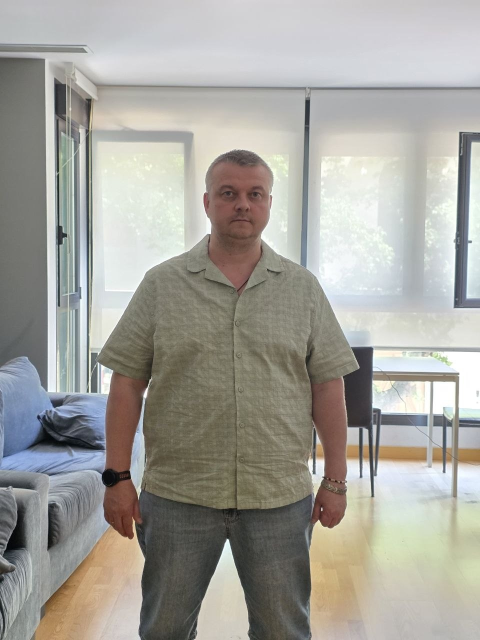
#> input picture foto1.jpg, 960 x 1280 px (shown at 1/2 size)
$ python -i cover_safe.py   (imports and definitions only)
#> lines starting #> are read from the running program, lines starting #| are printed output that depends on the picture
#> further down, picture is the input picture: PIL image 960x1280 RGB; mean R, G, B 164.5, 162.9, 156.4
#!/usr/bin/env python3
"""Безопасная раскладка надписей обложки (Евгений, 31.10.2026, по скрину сетки Instagram).

Ошибки, которые чиним:
1. Нижняя надпись (рваная полоса, крупное слово) ложилась на рот и подбородок: стояла на фиксированной
   высоте (64% кадра, низ 1590), а лицо у всех роликов на разной высоте. Теперь ищем лицо и ставим
   нижний блок СТРОГО под подбородком; не помещается — переносим весь текст НАД головой.
2. Верхняя строка залезала под значок ролика Instagram (справа вверху сетки) — «ПОСЛЕ ХЭЛЛОУИНА»,
   «АРЕНДА В ИСПАНИИ», «НЕВОЗВРАТНЫЙ БИЛЕТ», «ПОЧЕМУ ТАК». Строки в верхней полосе — не шире 640 px по центру.
3. Нижняя строка уходила под счётчик просмотров (слева внизу сетки) — «СВОБОДА?», «СЧЁТ ЗА СВЕТ?»,
   «ГЛАВНАЯ ОШИБКА». Низ любого текста — не ниже 1450.

Кадр 1080×1920. Сетка профиля Instagram и TikTok показывает 3:4 — примерно y 240–1680.
Всё сделано функциями: zones(img) → где голова и подбородок; plan(...) → куда ставить нижний блок и масштаб."""
import os, json
import numpy as np, cv2
from PIL import Image, ImageFilter, ImageEnhance

W, H = 1080, 1920
SAFE_TOP = 300        # выше режет сетка
SAFE_BOT = 1450       # ниже — счётчик просмотров и срез сетки
ICON_Y = 480          # полоса значка ролика Instagram (справа вверху сетки)
ICON_W = 600          # строки в этой полосе не шире, по центру (x 240–840; с плашкой до ~875)
GAP_HEAD = 25         # от низа надписи до макушки (волосы, кепка)
GAP_CHIN = 45         # от подбородка до верха нижнего блока
ZOOMS = (1.0,)        # уменьшение кадра (0.88, 0.78) выключено: даёт вид «окна» с размытыми краями, Евгений такое отклонял 22.10
D = os.path.dirname(os.path.abspath(__file__))


def _cascade():
    for p in (f'{D}/haar.xml', cv2.data.haarcascades + 'haarcascade_frontalface_default.xml'):
        if os.path.exists(p):
            c = cv2.CascadeClassifier(p)
            if not c.empty(): return c
    return None


def zones(pil_img):
    """Лицо на кадре: dict(found, cx, head_top, chin, eye). head_top — макушка с волосами/кепкой, chin — низ подбородка."""
    g = cv2.cvtColor(np.array(pil_img.convert('RGB').resize((W, H))), cv2.COLOR_RGB2GRAY)
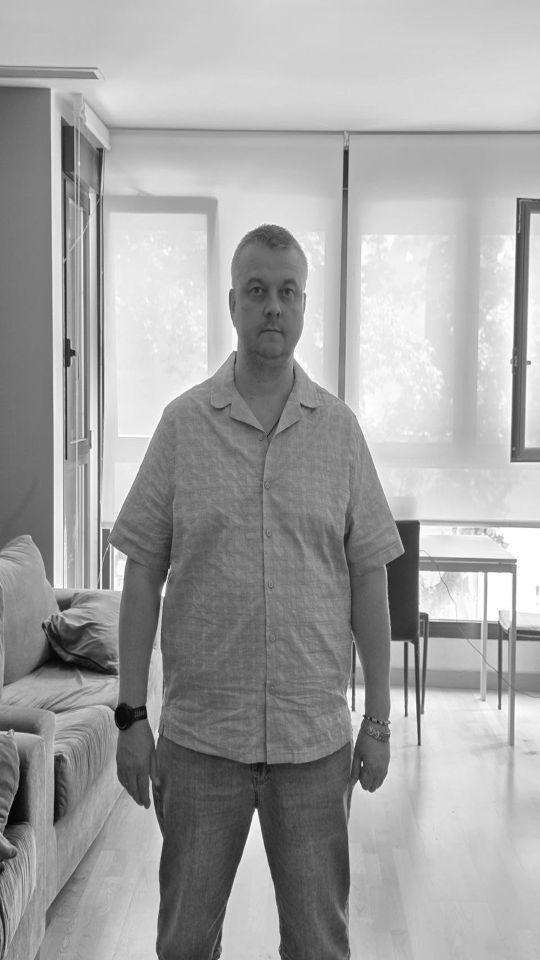
#> g: shape (1920, 1080) (shown at 1/2 size); min 0, max 255, mean 162.6
    fc = _cascade(); f = []
    if fc is not None:
        f = fc.detectMultiScale(g, 1.1, 5, minSize=(60, 60))
#> f = [[462, 520, 166, 166]]
        if not len(f): f = fc.detectMultiScale(g, 1.05, 3, minSize=(40, 40))
        # ложные «лица» в листве мелкие и по краям — берём крупное ближе к центру
        f = [r for r in f if r[2] >= 70] or list(f)
    FJ = os.environ.get('FACE_JSON')   # лицо по всему ролику (montage.py) — отсекает ложные находки
    if FJ and os.path.exists(FJ):
        fj = json.load(open(FJ)); h_ = fj['HN'] * H; jx, jy = fj['CX'] * W, fj['EYE'] * H
        near = [r for r in f if abs(r[0] + r[2] / 2 - jx) < W * 0.2 and abs(r[1] + 0.42 * r[3] - jy) < H * 0.1]
        f = near or [(int(jx - h_ / 2), int(jy - 0.42 * h_), int(h_), int(h_))]
    if not len(f):
        return dict(found=False, cx=W / 2, head_top=int(H * 0.30), chin=int(H * 0.62), eye=int(H * 0.45))
    x, y, w, h = max(f, key=lambda r: r[2] * r[3] - abs(r[0] + r[2] / 2 - W / 2) * 40)
#> x = 462; y = 520; w = 166; h = 166
    chin = int(y + 1.15 * h)
#> chin = 710
    lbf = f'{D}/lbf.yaml'
    if os.path.exists(lbf):   # точный подбородок по точкам лица
        try:
            fm = cv2.face.createFacemarkLBF(); fm.loadModel(lbf)
            ok, lm = fm.fit(g, np.array([[x, y, w, h]]))
            if ok: chin = max(chin, int(lm[0][0][8][1]) + 10)
        except Exception:
            pass
    return dict(found=True, cx=x + w / 2, head_top=max(0, int(y - 0.45 * h)), chin=chin, eye=int(y + 0.42 * h))


def top_room(z):
    """Сколько места над головой для текста (от SAFE_TOP до макушки)."""
    return z['head_top'] - GAP_HEAD - SAFE_TOP


# [79 lines left out: functions plan, prepare, not called in this run]


def maxw_at(y, h, maxw):
    """Ширина строки с учётом значка Instagram справа вверху."""
    return min(maxw, ICON_W) if y < ICON_Y else maxw


def report(z, p, out):
    print(f"cover_safe: лицо {'найдено' if z['found'] else 'не найдено'}, макушка {z['head_top']}, подбородок {z['chin']}, "
          f"режим {p['mode']}, сдвиг {p['shift']}, уменьшение {p['zoom']}, масштаб верх {p['s_top']:.2f} низ {p['s_bot']:.2f} → {os.path.basename(out)}")

>>> from PIL import Image
>>> picture = Image.open('../foto1.jpg')
>>> result = zones(picture)
#> result = {'found': True, 'cx': 545, 'head_top': 445, 'chin': 710, 'eye': 589}

$ run again, on foto2.jpg
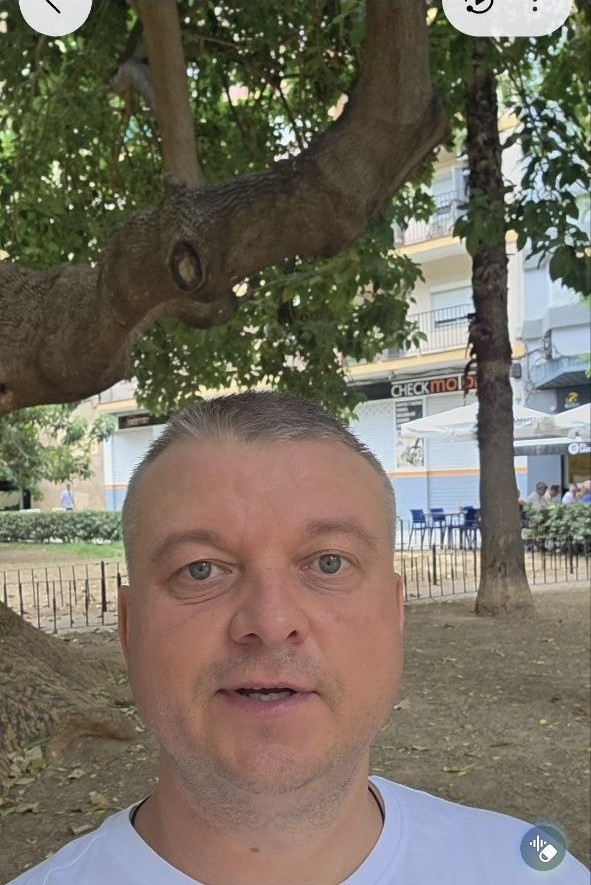
#> input picture foto2.jpg, 591 x 885 px
#> picture is the input picture: PIL image 591x885 RGB; mean R, G, B 117.1, 110.1, 96
#> in zones, `g = cv2.cvtColor(np.array(pil_img.convert('RGB').resize((W, H))), cv2...`:
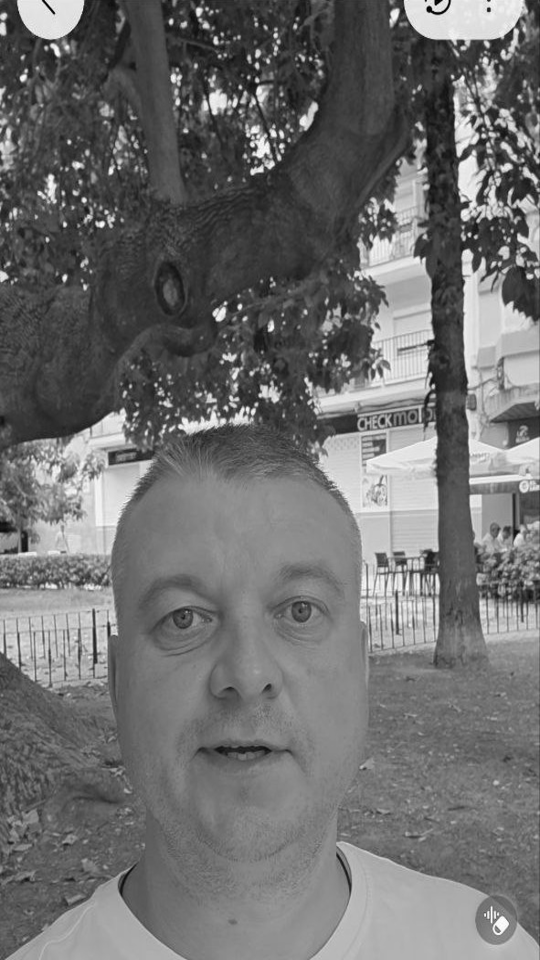
#> g: shape (1920, 1080) (shown at 1/2 size); min 0, max 255, mean 110.6
#> f = [[589, 721, 324, 324], [177, 988, 622, 622]]
#> x = 177; y = 988; w = 622
#> chin = 1703
#> result = {'found': True, 'cx': 488, 'head_top': 708, 'chin': 1703, 'eye': 1249}

$ run again, on ch2.jpg
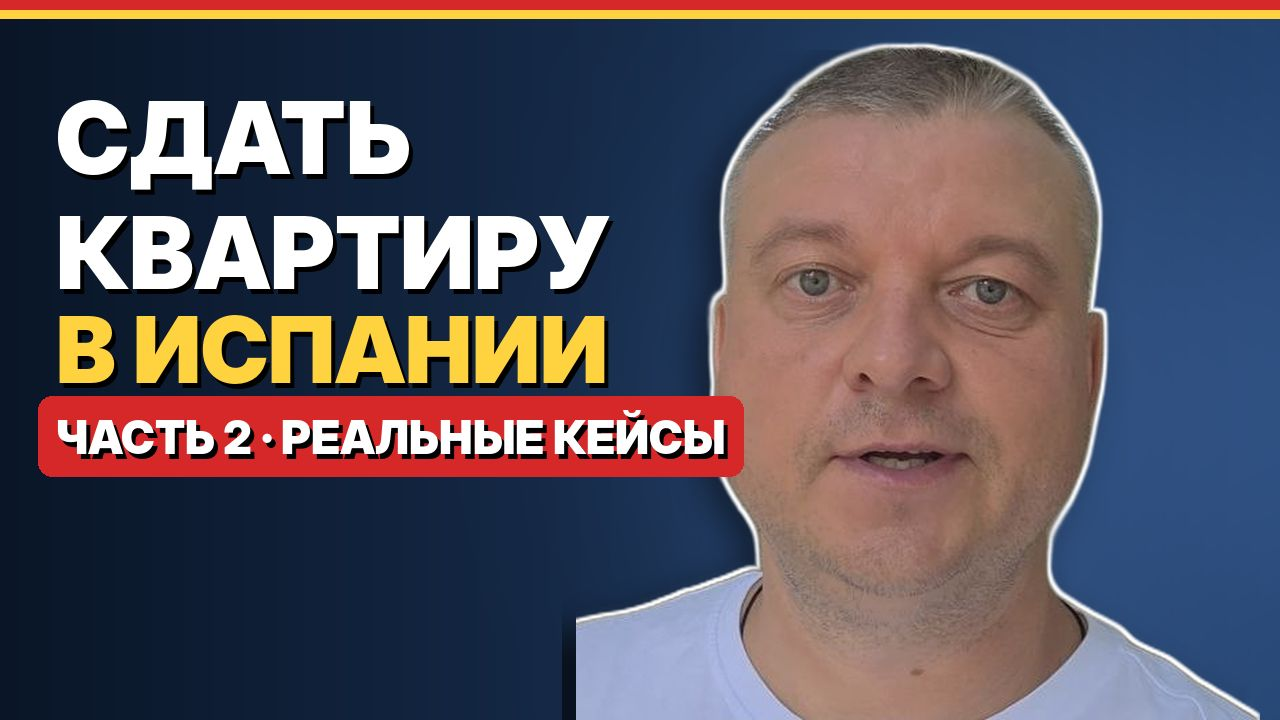
#> input picture ch2.jpg, 1280 x 720 px
#> picture is the input picture: PIL image 1280x720 RGB; mean R, G, B 91.4, 84, 93.8
#> in zones, `g = cv2.cvtColor(np.array(pil_img.convert('RGB').resize((W, H))), cv2...`:
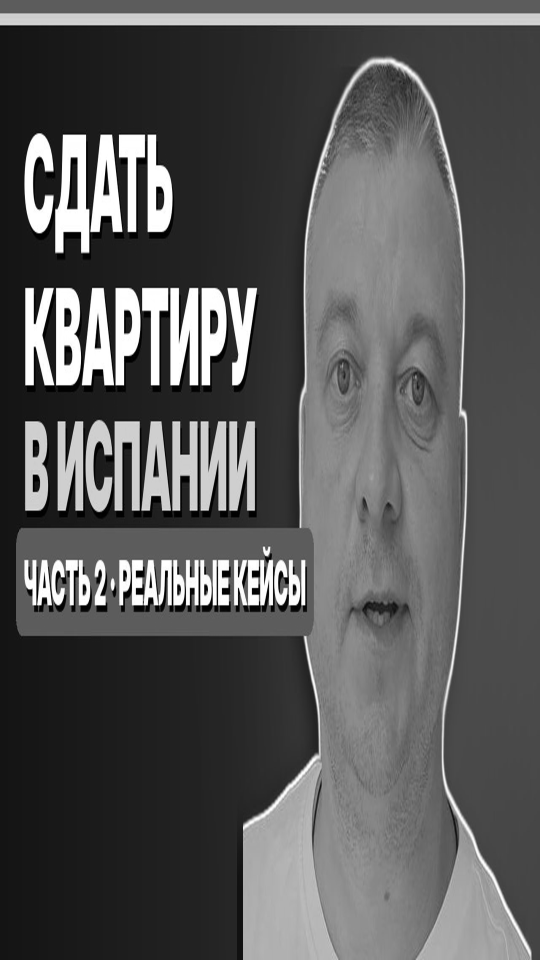
#> g: shape (1920, 1080) (shown at 1/2 size); min 0, max 255, mean 87.3
#> in zones, `f = fc.detectMultiScale(g, 1.1, 5, minSize=(60, 60))`: f = ()
#> in zones, `if not len(f): f = fc.detectMultiScale(g, 1.05, 3, minSize=(40, 40))`: f = [[730, 1225, 64, 64], [218, 1114, 99, 99]]
#> in zones, `f = [r for r in f if r[2] >= 70] or list(f)`: f = [[218, 1114, 99, 99]]
#> x = 218; y = 1114; w = 99
#> chin = 1227
#> result = {'found': True, 'cx': 267.5, 'head_top': 1069, 'chin': 1227, 'eye': 1155}

$ run again, on ch3.jpg
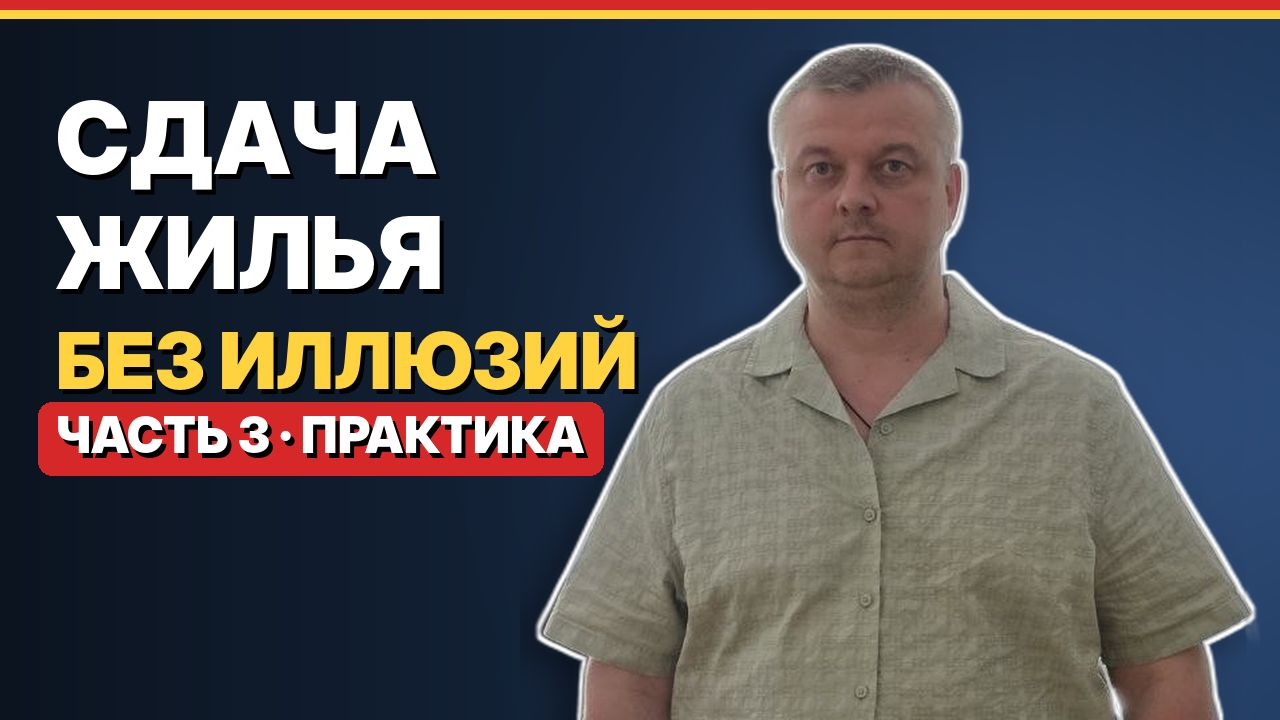
#> input picture ch3.jpg, 1280 x 720 px
#> picture is the input picture: PIL image 1280x720 RGB; mean R, G, B 82.1, 79.7, 84
#> in zones, `g = cv2.cvtColor(np.array(pil_img.convert('RGB').resize((W, H))), cv2...`:
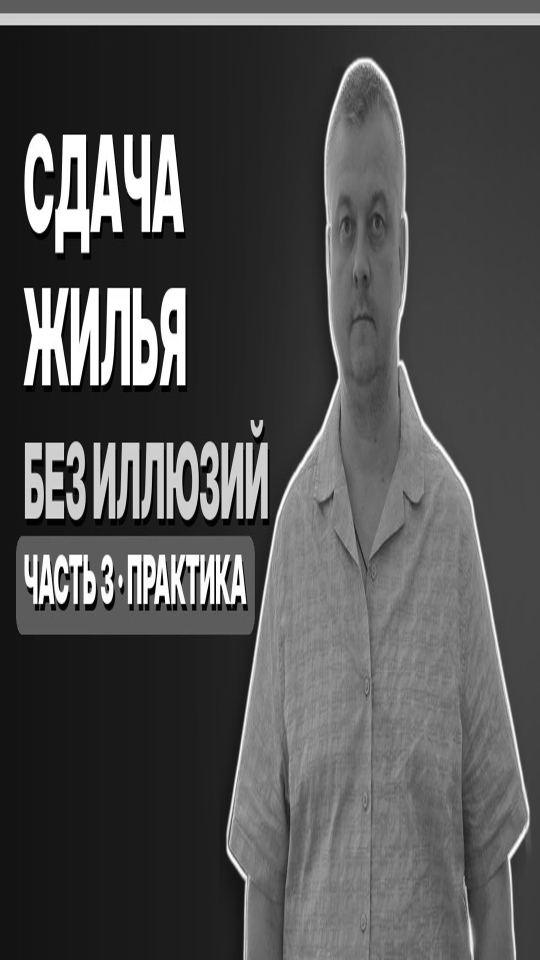
#> g: shape (1920, 1080) (shown at 1/2 size); min 0, max 255, mean 80.8
#> in zones, `f = fc.detectMultiScale(g, 1.1, 5, minSize=(60, 60))`: f = ()
#> in zones, `if not len(f): f = fc.detectMultiScale(g, 1.05, 3, minSize=(40, 40))`: f = [[738, 1362, 47, 47], [922, 1598, 80, 80], [612, 1727, 139, 139]]
#> in zones, `f = [r for r in f if r[2] >= 70] or list(f)`: f = [[922, 1598, 80, 80], [612, 1727, 139, 139]]
#> x = 612; y = 1727; w = 139
#> chin = 1886
#> result = {'found': True, 'cx': 681.5, 'head_top': 1664, 'chin': 1886, 'eye': 1785}
